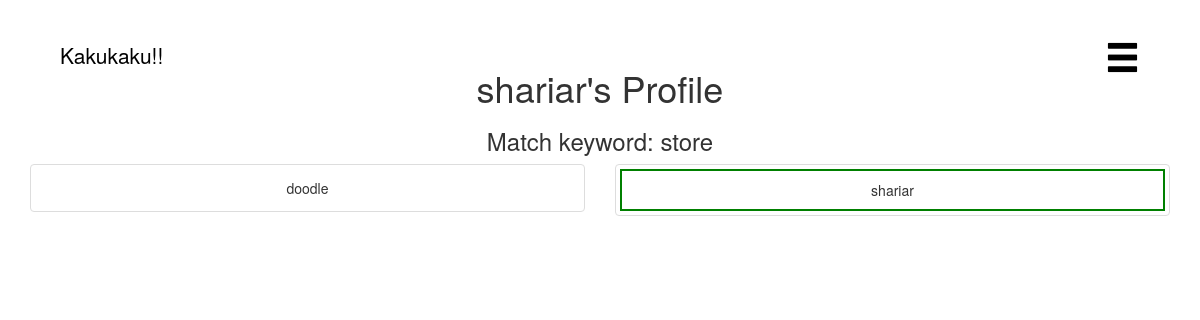
Page /profile/shariar on the earlier database version.
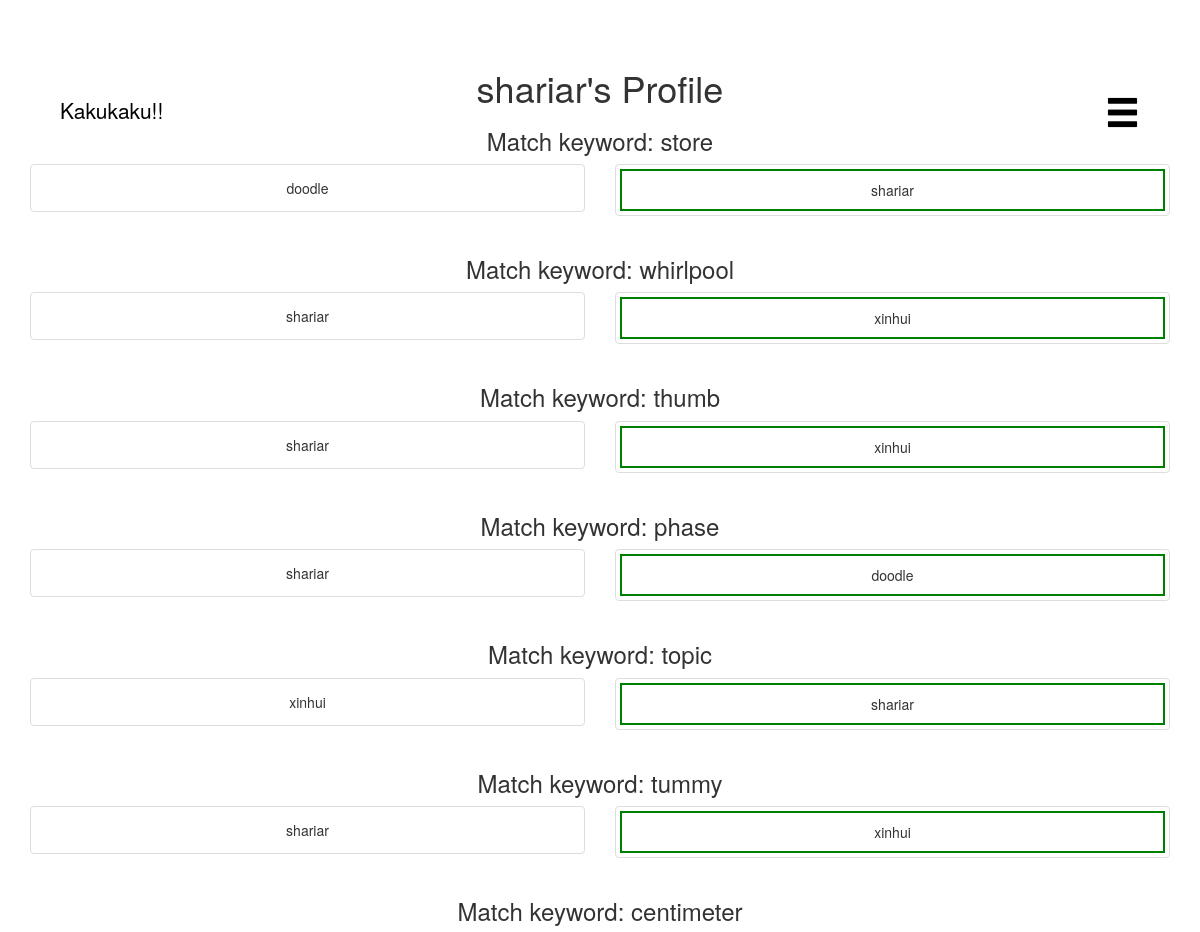
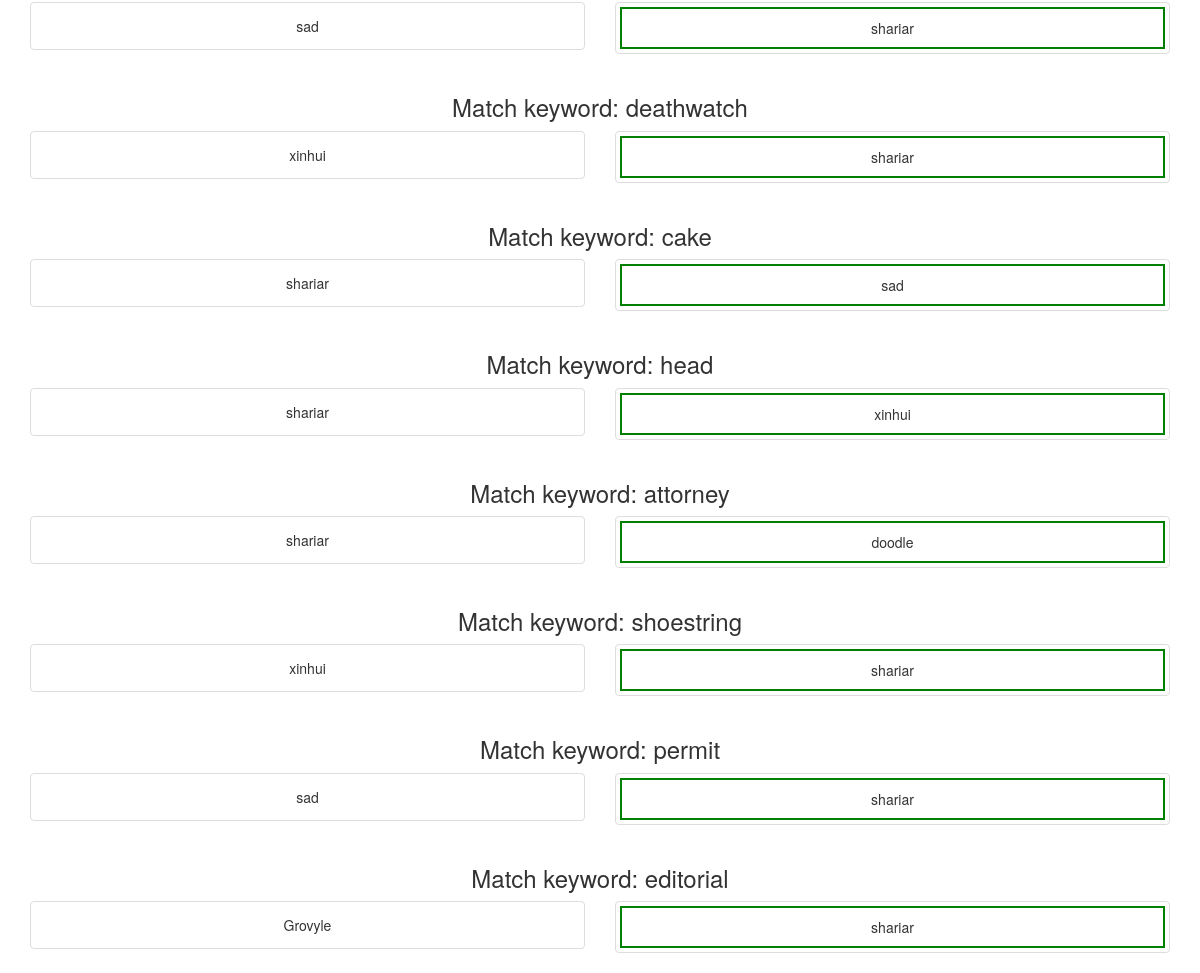
Same page on the later database version (2 pictures, top to bottom).
### tables this page shows
CREATE TABLE users (user_id integer PRIMARY KEY, username text NOT NULL,passhash text NOT NULL, wins integer NOT NULL);

CREATE TABLE matches (match_id integer PRIMARY KEY AUTOINCREMENT, word text NOT NULL, user_1 integer NOT NULL, pic_1 text, user_2 integer, pic_2 text, judge integer, winner integer);

### __init__.py (the view)
@app.route('/profile/<username>')
def profile(username):
    matches = db.get_matches_for_user(username)
    return render_template('profile.html', matches = matches, user = username)

### utils/database.py (called while the page is built)
def get_user_id(username):
    path = "data/data.db"
    database = sqlite3.connect(path)
    curse = database.cursor()
    user_query = "SELECT user_id FROM users WHERE username = ?"
    user_result = curse.execute(user_query,(username,))
    user_result = user_result.fetchone()
    print "USER RESULT:", user_result
    if user_result == None:
        return -1
    user_id = int(user_result[0])
    return user_id

def get_username(userid):
    path = "data/data.db"
    database = sqlite3.connect(path)
    curse = database.cursor()
    if userid == None:
        return None
    user_query = "SELECT username FROM users WHERE user_id = ?"
    user_result = curse.execute(user_query,(userid,))
    user_result = user_result.fetchone()[0]
    print "USER RESULT:", user_result
    if user_result == None:
        return -1
    return user_result

### templates/profile.html (shortened to what this page needs)
<html>
  <head>
    <link rel="stylesheet" href="../static/css/style.css">
    <link rel="stylesheet" href="https://maxcdn.bootstrapcdn.com/bootstrap/3.3.7/css/bootstrap.min.css">
  </head>
  <body>
   <div class="logo">
     <a href="/"><span class="logo-text">Kakukaku!!</span></a>
   </div>
   <div class="burger">
     <div class="dropdown">
       <a class="dropdown-toggle" data-toggle="dropdown" href="#"><span class="glyphicon glyphicon-menu-hamburger" style="font-size:2.5em;color:black" aria-hidden="true"></span>
       </a>
     </div>
   </div>
   <div class="container" style="margin-top: 4%">
     <h1>{{user}}'s Profile</h1>
     {% for match in matches %}
     <h3>Match keyword: {{match["word"]}}</h3>
     <div class="row">
       <div class="col-sm-6">
	 <div class="thumbnail">
	   {% if match["winner"] == 1 %}
	   <div class="user1 winner">
	     {% else %}
	     <div class="user1">
	       {% endif %}
	       <div class="caption">
		 {{match["user_1"]}}
	       </div>
	     </div>
	   </div>
	 </div>
	 <div class="col-sm-6">
	   <div class="thumbnail">
	     {% if match["winner"] == 2 %}
	     <div class="user2 winner">
	       {% else %}
	       <div class="user2">
		 {% endif %}
		 <div class="caption">
		   {{match["user_2"]}}
		 </div>
	       </div>
	     </div>
	   </div>
	 </div>
       {% endfor %}
       </div>
  </body>
</html>

Differences in the rows shown:
now on this page (row edited): matches: word "whirlpool"
now on this page (row edited): users: user_2 "xinhui" "xinhui" "xinhui" "xinhui", user_1 "xinhui" "xinhui" "xinhui"
now on this page (row edited): matches: word "thumb"
added matches: word "phase"
added matches: word "topic"
added matches: word "tummy"
added matches: word "centimeter"
added users: user_1 "sad" "sad", user_2 "sad"
added matches: word "deathwatch"
added matches: word "cake"
added matches: word "head"
added matches: word "attorney"
added matches: word "shoestring"
added matches: word "permit"
added matches: word "editorial"
added users: user_1 "Grovyle"
Other differences:
new list line: "Match keyword:"
new list line: "shariar"
new list line: "doodle"
